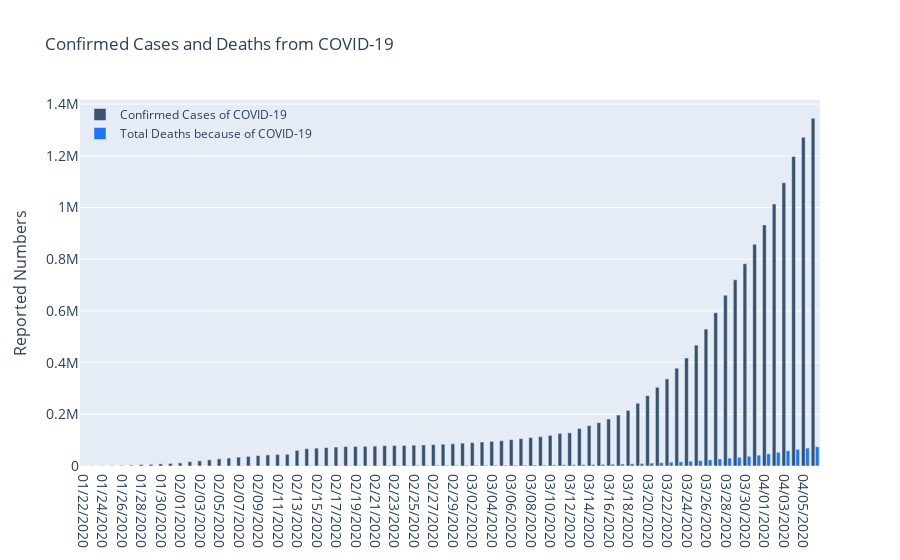
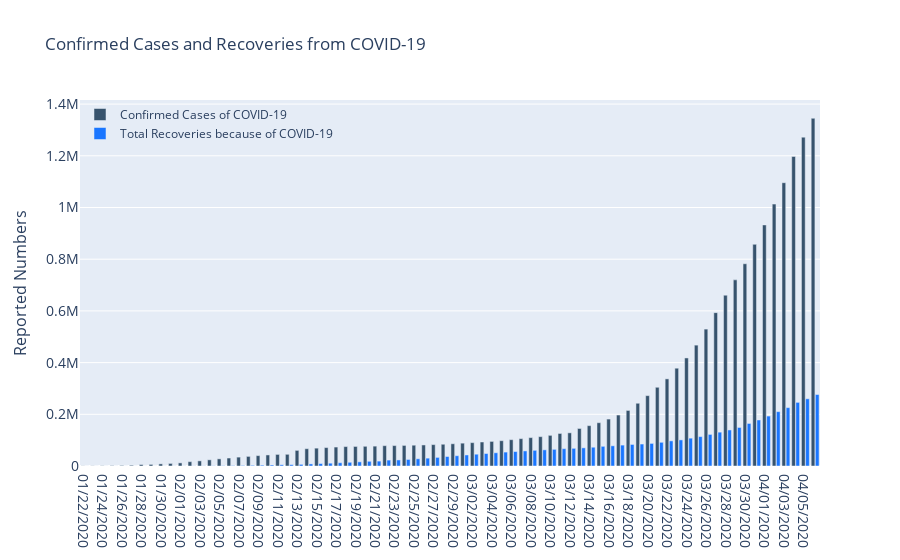

The notebook cell these images were saved under, in order:
### Markdown cell above
<h3> General Observations from the above Choreopleth Graphs </h3>

1. The cases of COVID-19 starts from China as the epicenter with first initial COVID-19 Cases reported in Australia, US, Canada.

2. Gradually cases in China increases and the confirmed cases is more than anywhere else in the world.

3. Europe emerges later as the new epicenter for the virus, where there is a rapid rise in COVID-19 Cases in European Countries. This outbreak occurs where the confirmed number of COVID-19 Cases in China saturates.

4. The confirmed cases of COVID-19 gradually spreads throughout the world, with spike in confirmed cases seen in European regions and US.

5. As of April 3rd 2020, USA has the highest number of confimed COVID-19 Cases reported, with some European Countries emerging as the 2nd-4th highest cases of COVID-19

<h3> Analysis by bar charts </h3>

### Code cell
#Plotting a bar graph for confirmed cases vs deaths due to COVID-19 in World.

unique_dates = country_grouped_covid['ObservationDate'].unique()
confirmed_cases = []
recovered = []
deaths = []

for date in unique_dates:
    date_wise = country_grouped_covid['ObservationDate'] == date  
    test_data = country_grouped_covid[date_wise]
    
    confirmed_cases.append(test_data['Confirmed'].sum())
    deaths.append(test_data['Deaths'].sum())
    recovered.append(test_data['Recovered'].sum())
    
#Converting the lists to a pandas dataframe.

country_dataset = {'Date' : unique_dates, 'Confirmed' : confirmed_cases, 'Recovered' : recovered, 'Deaths' : deaths}
country_dataset = pd.DataFrame(country_dataset)

#Plotting the Graph of Cases vs Deaths Globally.

fig = go.Figure()
fig.add_trace(go.Bar(x=country_dataset['Date'], y=country_dataset['Confirmed'], name='Confirmed Cases of COVID-19', marker_color='rgb(55, 83, 109)'))
fig.add_trace(go.Bar(x=country_dataset['Date'],y=country_dataset['Deaths'],name='Total Deaths because of COVID-19',marker_color='rgb(26, 118, 255)'))

fig.update_layout(title='Confirmed Cases and Deaths from COVID-19',xaxis_tickfont_size=14,
                  yaxis=dict(title='Reported Numbers',titlefont_size=16,tickfont_size=14,),
    legend=dict(x=0,y=1.0,bgcolor='rgba(255, 255, 255, 0)',bordercolor='rgba(255, 255, 255, 0)'),barmode='group',bargap=0.15, bargroupgap=0.1)
fig.show()


fig = go.Figure()
fig.add_trace(go.Bar(x=country_dataset['Date'], y=country_dataset['Confirmed'], name='Confirmed Cases of COVID-19', marker_color='rgb(55, 83, 109)'))
fig.add_trace(go.Bar(x=country_dataset['Date'],y=country_dataset['Recovered'],name='Total Recoveries because of COVID-19',marker_color='rgb(26, 118, 255)'))

fig.update_layout(title='Confirmed Cases and Recoveries from COVID-19',xaxis_tickfont_size=14,
                  yaxis=dict(title='Reported Numbers',titlefont_size=16,tickfont_size=14,),
    legend=dict(x=0,y=1.0,bgcolor='rgba(255, 255, 255, 0)',bordercolor='rgba(255, 255, 255, 0)'),
    barmode='group',bargap=0.15, bargroupgap=0.1)
fig.show()
